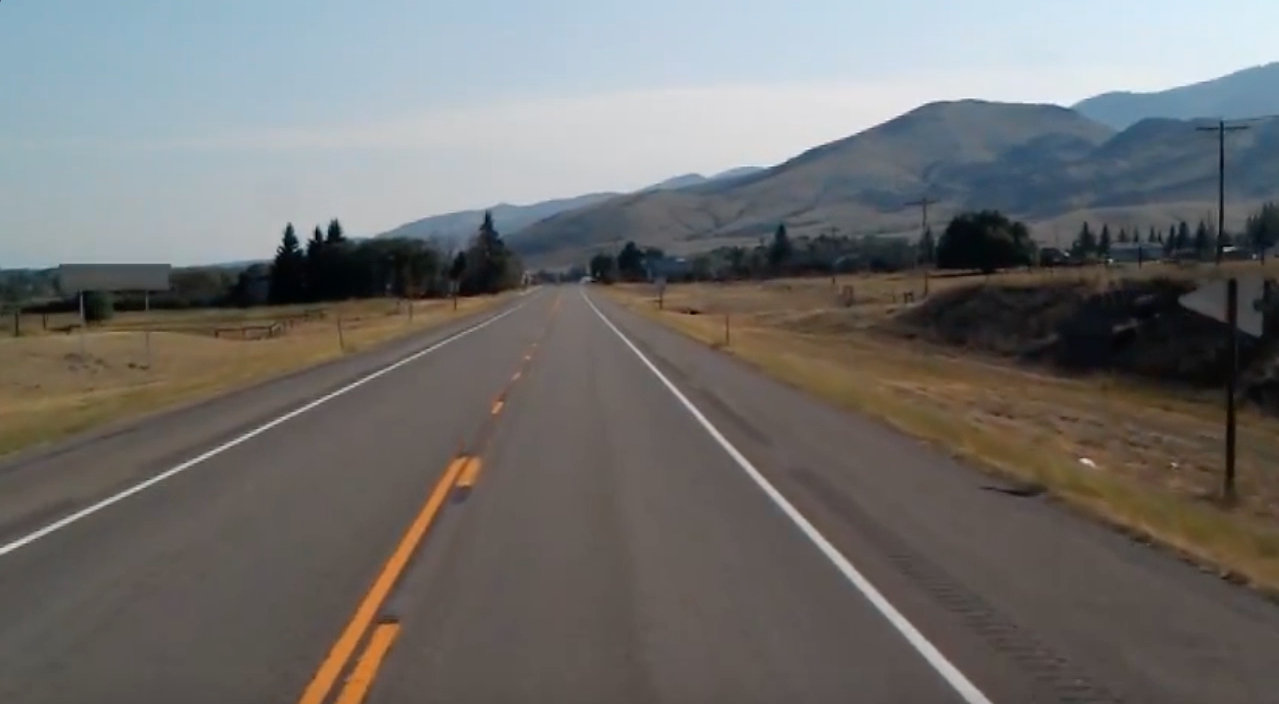
#> input picture lane_detection/test_image.jpg, 1279 x 704 px, given in place of 450.jpg, which was not available
$ python lane_detection.py   (Python 2 division)
#> lines starting #> are read from the running program, lines starting #| are printed output that depends on the picture; after the words box and inside, x2 and y2 are one past the last pixel; in counts of white or black regions, pixels touching at a corner belong together; pictures that were not available may be replaced by others from this repository, and a replacement may not be noted
#> further down, image is the input picture: shape (704, 1279, 3); mean B, G, R 109.7, 111.3, 112.3
import cv2
import numpy as np
import matplotlib.pyplot as plt


def make_coordinates(image, line_parameters):
    slope, intercept = line_parameters
    y1 = image.shape[0]
    y2 = int(y1*(3/5))
    x1 = int((y1 - intercept)/slope)
    x2 = int((y2 - intercept) / slope)
    return np.array([x1, y1, x2, y2])


def averaged_slope_intercept(image, lines):
    left_fit = []
    right_fit = []
    for line in lines:
        # [[x1, y1, x2, y2]] → [x1, y1, x2, y2]
        x1, y1, x2, y2 = line.reshape(4)
        parameters = np.polyfit((x1, x2), (y1, y2), 1)
        slope = parameters[0]
        intercept = parameters[1]
        if slope < 0:
            left_fit.append((slope, intercept))
        else:
            right_fit.append((slope, intercept))
    left_fit_average = np.average(left_fit, axis=0)
    right_fit_average = np.average(right_fit, axis=0)
    left_line = make_coordinates(image, left_fit_average)
    right_line = make_coordinates(image, right_fit_average)
    return np.array([left_line, right_line])


def canny(image):
    gray = cv2.cvtColor(image, cv2.COLOR_BGR2GRAY)
    blur = cv2.GaussianBlur(gray, (5, 5), 0)
    canny = cv2.Canny(blur, 50, 150)
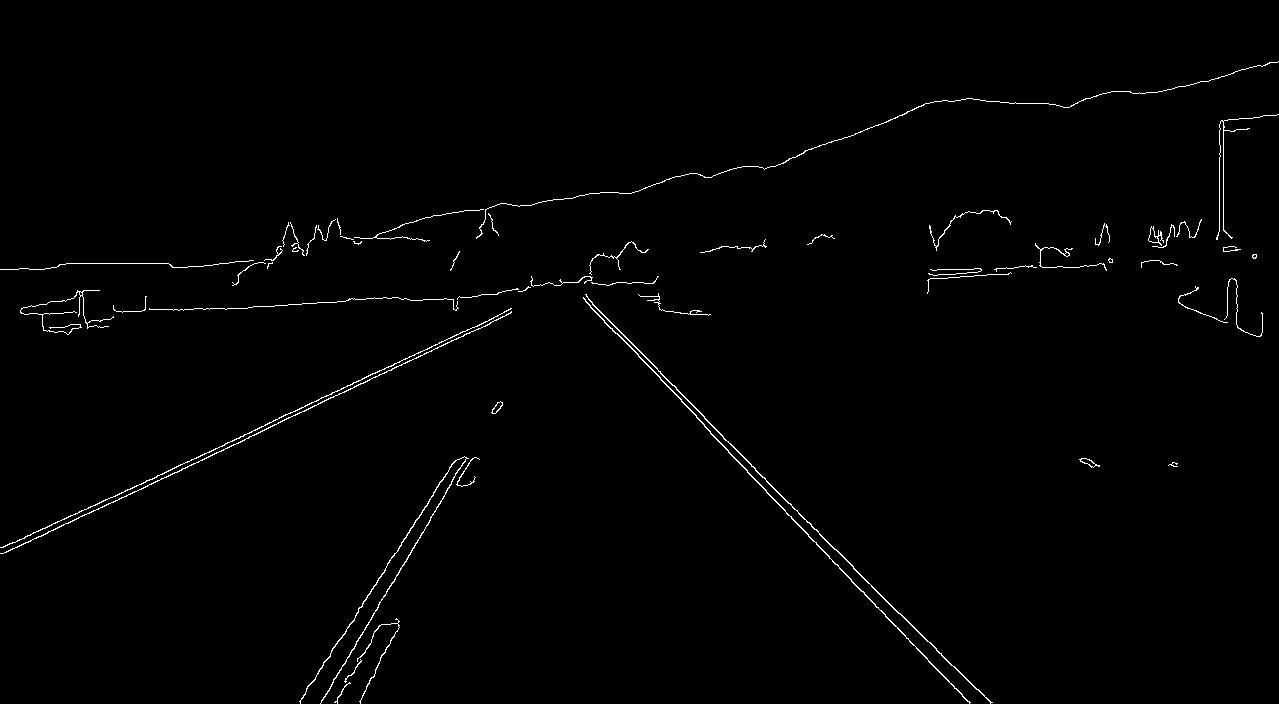
#> canny: shape (704, 1279); 0.98% white in thin lines or dots
    return canny


def display_lines(image, lines):
    line_image = np.zeros_like(image)
    if lines is not None:
        for x1, y1, x2, y2 in lines:
            cv2.line(line_image, (x1, y1), (x2, y2), (255, 0, 0), 10)
    return line_image


def region_of_intrest(image):
    height = image.shape[0]
#> height = 704
    polygons = np.array([(0, 720), (400, 300), (850, 300), (1280, 720)])
    polygons = polygons.reshape((-1, polygons.shape[0], polygons.shape[1]))
    mask = np.zeros_like(image)
    cv2.fillPoly(mask, polygons, 255)
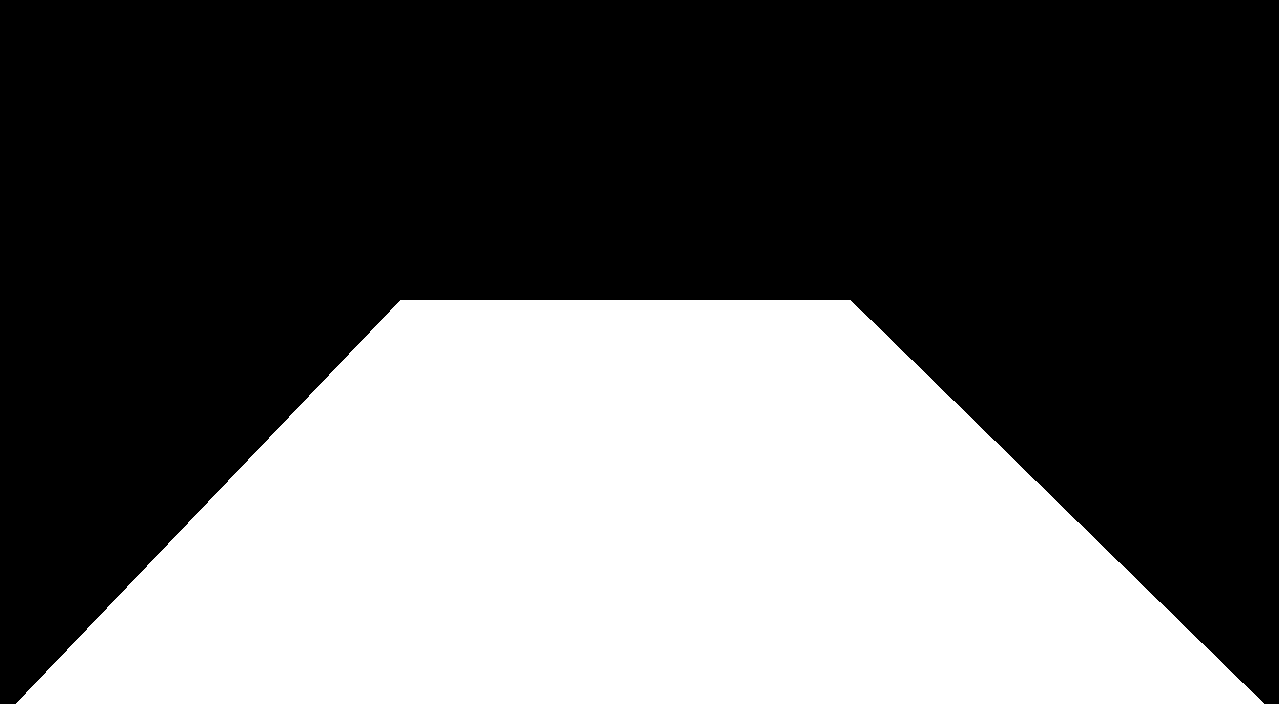
#> mask: shape (704, 1279); 38.1% white; 1 white region, box (x1, y1, x2, y2) and area: (16, 300, 1264, 704) 343203
    masked_image = cv2.bitwise_and(image, mask)
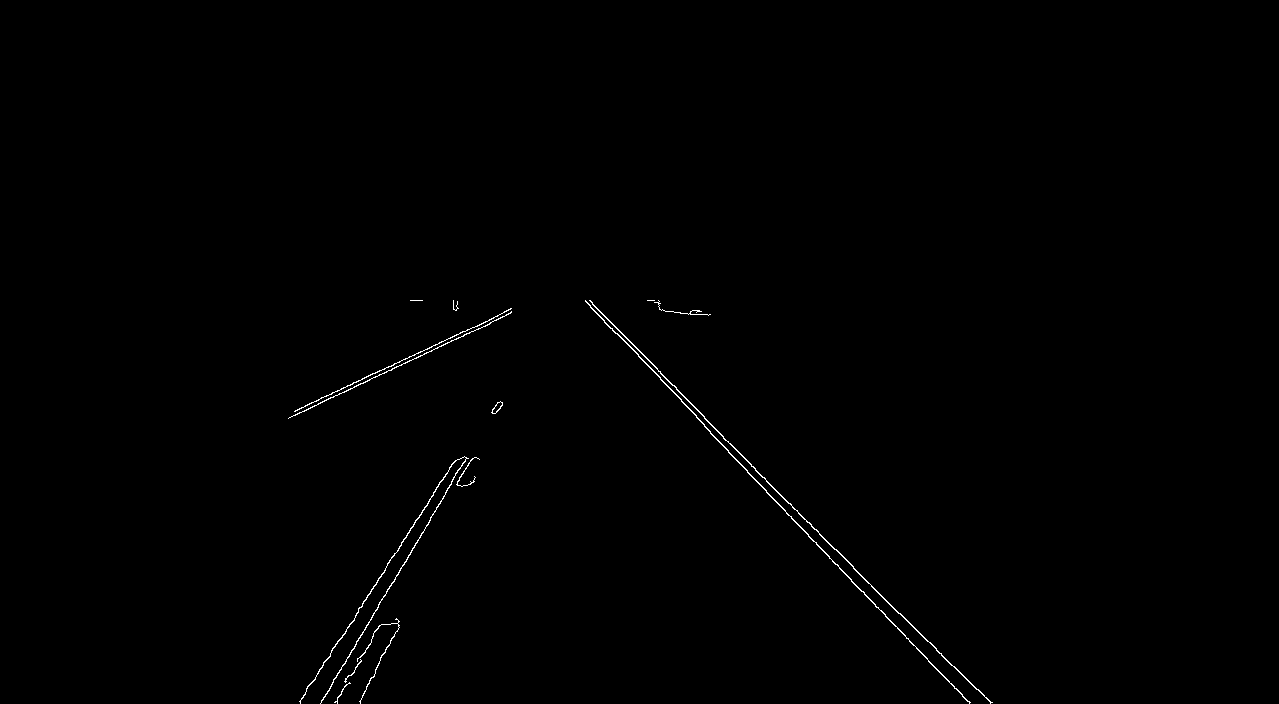
#> masked_image: shape (704, 1279); 0.38% white in thin lines or dots, all inside (x1, y1, x2, y2) = (288, 300, 993, 704)
    return masked_image


# image = cv2.imread('test_image.jpg')
image = cv2.imread(r'C:\Nowy folder\10\Praca\Datasets\tu-simple\TEST\450.jpg')
lane_image = np.copy(image)
canny_image = canny(lane_image)
cropped_image = region_of_intrest(canny_image)
lines = cv2.HoughLinesP(cropped_image, 2, np.pi/180, 100, np.array([]), minLineLength=40, maxLineGap=5)
#> lines = 13 rows, first 6: [704, 418, 927, 641], [766, 492, 969, 702], [356, 613, 455, 460], [430, 518, 466, 457], [299, 408, 510, 309], [320, 703, 445, 494]
averaged_lines = averaged_slope_intercept(lane_image, lines)
#> the loop in averaged_slope_intercept, `for line in lines:` made 13 passes
#> (x1, y1, x2, y2, slope, intercept) on passes 1 to 12: (704, 418, 927, 641, 1, -286), (766, 492, 969, 702, 1.03, -300.4), (356, 613, 455, 460, -1.55, 1163.2), (430, 518, 466, 457, -1.69, 1246.6), (299, 408, 510, 309, -0.469, 548.3), (320, 703, 445, 494, -1.67, 1238), (589, 300, 660, 371, 1, -289), (289, 417, 498, 319, -0.469, 552.5), (612, 328, 696, 415, 1.04, -305.9), (351, 675, 379, 625, -1.79, 1301.8), (592, 304, 703, 415, 1, -288), (900, 613, 976, 689, 1, -287)
#> after the loop in averaged_slope_intercept, `for line in lines:`: left_fit = [(-1.55, 1163.2), (-1.69, 1246.6), (-0.469, 548.3), (-1.67, 1238), (-0.469, 552.5), (-1.79, 1301.8)]; right_fit = [(1, -286), (1.03, -300.4), (1, -289), (1.04, -305.9), (1, -288), (1, -287), (1.06, -321.8)]
#> in averaged_slope_intercept, `left_fit_average = np.average(left_fit, axis=0)`: left_fit_average = [-1.27, 1008.4]
#> in averaged_slope_intercept, `right_fit_average = np.average(right_fit, axis=0)`: right_fit_average = [1.02, -296.9]
#> in make_coordinates, `slope, intercept = line_parameters`: slope = -1.27; intercept = 1008.4
#> in make_coordinates, `x1 = int((y1 - intercept)/slope)`: x1 = 239
#> in make_coordinates, `x2 = int((y2 - intercept) / slope)`: x2 = 792
#> in averaged_slope_intercept, `left_line = make_coordinates(image, left_fit_average)`: left_line = [239, 704, 792, 0]
#> in averaged_slope_intercept, `right_line = make_coordinates(image, right_fit_average)`: right_line = [982, 704, 291, 0]
#> averaged_lines = [[239, 704, 792, 0], [982, 704, 291, 0]]
lines_image = display_lines(lane_image, averaged_lines)
#> the loop in display_lines, `for x1, y1, x2, y2 in lines:` made 2 passes
#> after the loop in display_lines, `for x1, y1, x2, y2 in lines:`:
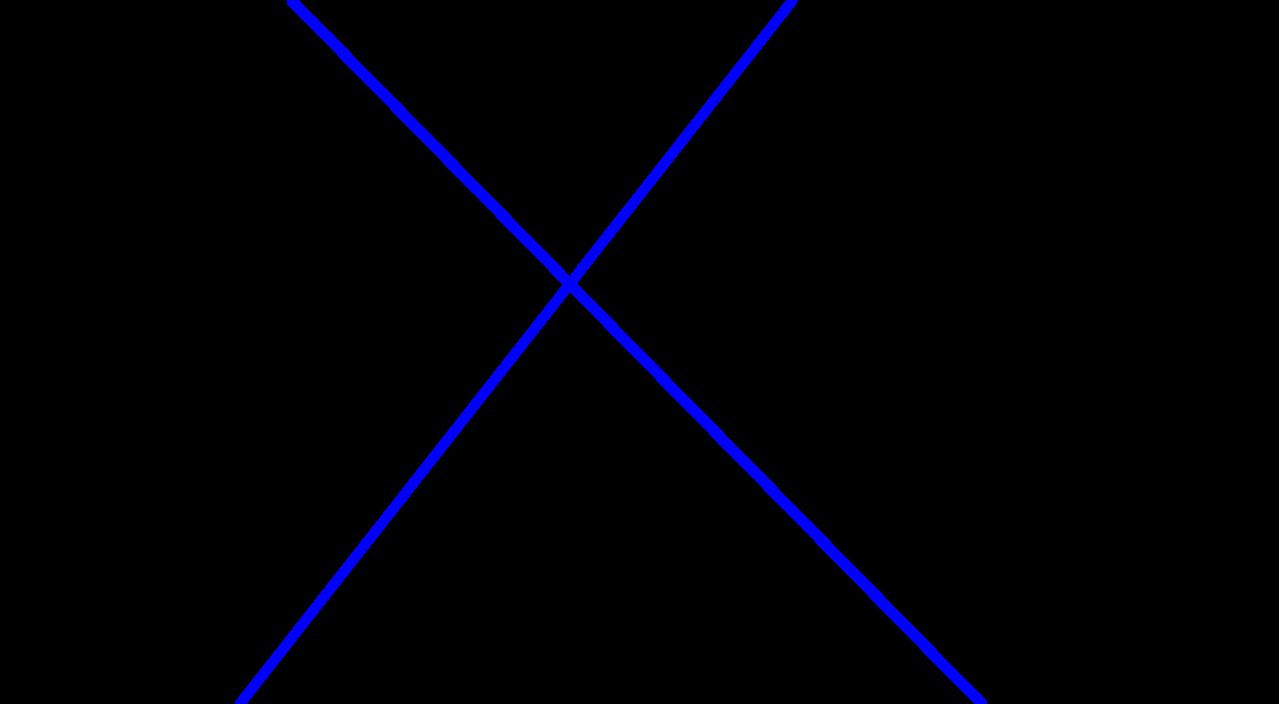
#> line_image: shape (704, 1279, 3); mean of channels 0, 1, 2 5.9, 0, 0; drawn as B, G, R
# combined_images = cv2.addWeighted(lane_image, 0.8, lines_image, 1, 1)
cv2.imshow('results', lines_image)
cv2.waitKey(0)

# [14 lines of commented-out code are left out]
